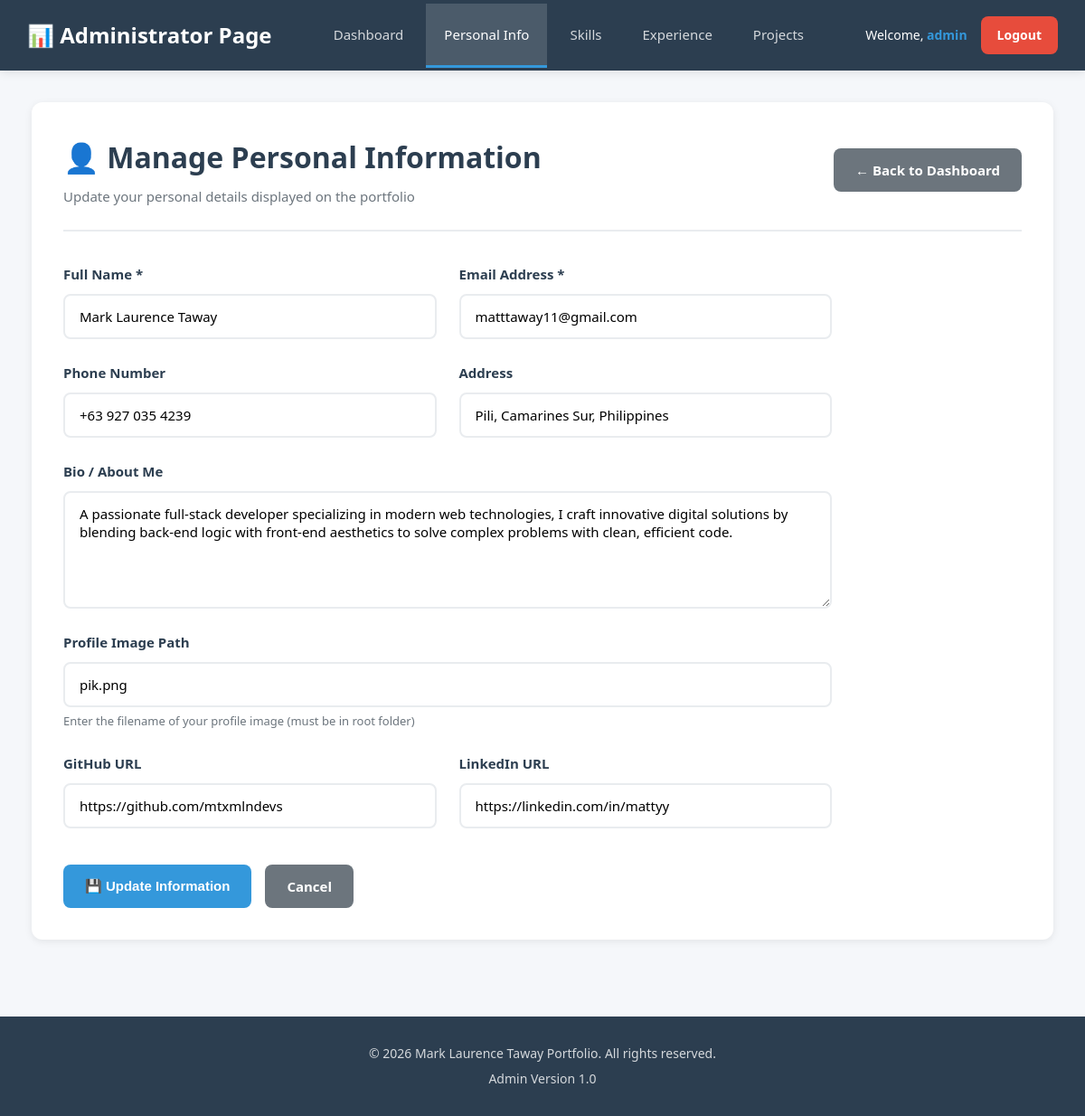
/admin/manage_personal_info.php (signed in), run on the app's committed database.
### tables this page shows
CREATE TABLE `personal_info` (
  `id` int(11) NOT NULL,
  `full_name` varchar(100) NOT NULL,
  `email` varchar(100) NOT NULL,
  `phone` varchar(20) DEFAULT NULL,
  `address` text DEFAULT NULL,
  `bio` text DEFAULT NULL,
  `profile_image` varchar(255) DEFAULT NULL,
  `github_url` varchar(255) DEFAULT NULL,
  `linkedin_url` varchar(255) DEFAULT NULL,
  `created_at` timestamp NOT NULL DEFAULT current_timestamp(),
  `updated_at` timestamp NOT NULL DEFAULT current_timestamp() ON UPDATE current_timestamp()
);

### admin/manage_personal_info.php (the view, shortened to what this page needs)
<?php
include 'header.php';
$result = $conn->query("SELECT * FROM personal_info LIMIT 1");
$personal_info = $result->fetch_assoc();
?>
<div class="page-content">
    <div class="page-header">
        <div>
            <h1>👤 Manage Personal Information</h1>
            <p>Update your personal details displayed on the portfolio</p>
        </div>
        <a href="dashboard.php" class="btn btn-secondary">← Back to Dashboard</a>
    </div>
    <div class="form-container">
        <form method="POST" action="" class="admin-form">
            <div class="form-row">
                <div class="form-group">
                    <label for="full_name">Full Name *</label>
                    <input type="text" id="full_name" name="full_name"
                           value="<?php echo $personal_info ? htmlspecialchars($personal_info['full_name']) : ''; ?>" required>
                </div>
                <div class="form-group">
                    <label for="email">Email Address *</label>
                    <input type="email" id="email" name="email"
                           value="<?php echo $personal_info ? htmlspecialchars($personal_info['email']) : ''; ?>" required>
                </div>
            </div>
            <div class="form-row">
                <div class="form-group">
                    <label for="phone">Phone Number</label>
                    <input type="tel" id="phone" name="phone"
                           value="<?php echo $personal_info ? htmlspecialchars($personal_info['phone']) : ''; ?>"
                           placeholder="+63 927 035 4239">
                </div>
                <div class="form-group">
                    <label for="address">Address</label>
                    <input type="text" id="address" name="address"
                           value="<?php echo $personal_info ? htmlspecialchars($personal_info['address']) : ''; ?>"
                           placeholder="Pili, Camarines Sur, Philippines">
                </div>
            </div>
            <div class="form-group">
                <label for="bio">Bio / About Me</label>
                <textarea id="bio" name="bio" rows="5"
                          placeholder="Write a brief description about yourself..."><?php echo $personal_info ? htmlspecialchars($personal_info['bio']) : ''; ?></textarea>
            </div>
            <div class="form-group">
                <label for="profile_image">Profile Image Path</label>
                <input type="text" id="profile_image" name="profile_image"
                       value="<?php echo $personal_info ? htmlspecialchars($personal_info['profile_image']) : 'pik.png'; ?>"
                       placeholder="pik.png">
                <small>Enter the filename of your profile image (must be in root folder)</small>
            </div>
            <div class="form-row">
                <div class="form-group">
                    <label for="github_url">GitHub URL</label>
                    <input type="url" id="github_url" name="github_url"
                           value="<?php echo $personal_info ? htmlspecialchars($personal_info['github_url']) : ''; ?>"
                           placeholder="https://github.com/username">
                </div>
                <div class="form-group">
                    <label for="linkedin_url">LinkedIn URL</label>
                    <input type="url" id="linkedin_url" name="linkedin_url"
                           value="<?php echo $personal_info ? htmlspecialchars($personal_info['linkedin_url']) : ''; ?>"
                           placeholder="https://linkedin.com/in/username">
                </div>
            </div>
            <div class="form-actions">
                <button type="submit" class="btn btn-primary">💾 Update Information</button>
                <a href="dashboard.php" class="btn btn-secondary">Cancel</a>
            </div>
        </form>
    </div>
</div>
<?php include 'footer.php'; ?>

### admin/admin_style.css (style rules this page uses)
* { margin: 0; padding: 0; box-sizing: border-box; }
body { font-family: 'Segoe UI', Tahoma, Geneva, Verdana, sans-serif; background: #f5f7fa; color: #2c3e50; line-height: 1.6; }
.page-content { background: white; border-radius: 12px; padding: 35px; box-shadow: 0 2px 8px rgba(0, 0, 0, 0.08); }
.page-header { display: flex; justify-content: space-between; align-items: center; margin-bottom: 35px; padding-bottom: 25px; border-bottom: 2px solid #e9ecef; }
.page-header h1 { font-size: 32px; color: #2c3e50; margin-bottom: 5px; }
.page-header p { color: #6c757d; margin-top: 5px; font-size: 15px; }
.form-container { max-width: 850px; }
.admin-form { display: flex; flex-direction: column; gap: 25px; }
.form-row { display: grid; grid-template-columns: 1fr 1fr; gap: 25px; }
.form-group { display: flex; flex-direction: column; gap: 10px; }
.form-group label { font-weight: 600; color: #2c3e50; font-size: 15px; }
.form-group input, .form-group textarea, .form-group select { padding: 13px 16px; border: 2px solid #e9ecef; border-radius: 8px; font-size: 15px; transition: all 0.3s ease; font-family: inherit; background: white; }
.form-group small { color: #6c757d; font-size: 13px; margin-top: -5px; }
.form-actions { display: flex; gap: 15px; margin-top: 15px; }
.btn { padding: 12px 24px; border: none; border-radius: 8px; font-size: 15px; font-weight: 600; cursor: pointer; text-decoration: none; display: inline-block; transition: all 0.3s ease; text-align: center; }
.btn-primary { background: #3498db; color: white; }
.btn-secondary { background: #6c757d; color: white; }

### admin/header.php (style rules this page uses)
body { font-family: 'Segoe UI', Tahoma, Geneva, Verdana, sans-serif; background: #f5f7fa; margin: 0; padding: 0; }

### data on the page
personal_info: full_name "Mark Laurence Taway", email "matttaway11@gmail.com", phone "+63 927 035 4239", address "Pili, Camarines Sur, Philippines", bio "A passionate full-stack developer specializing in modern web technologies, I craft innovative digital solutions by blending back-end logic with front-end aesthetics to solve complex problems with clean, efficient code.", profile_image "pik.png", github_url "https://github.com/mtxmlndevs", linkedin_url "https://linkedin.com/in/mattyy"

### other printed values
$_SESSION['username'] "admin"
